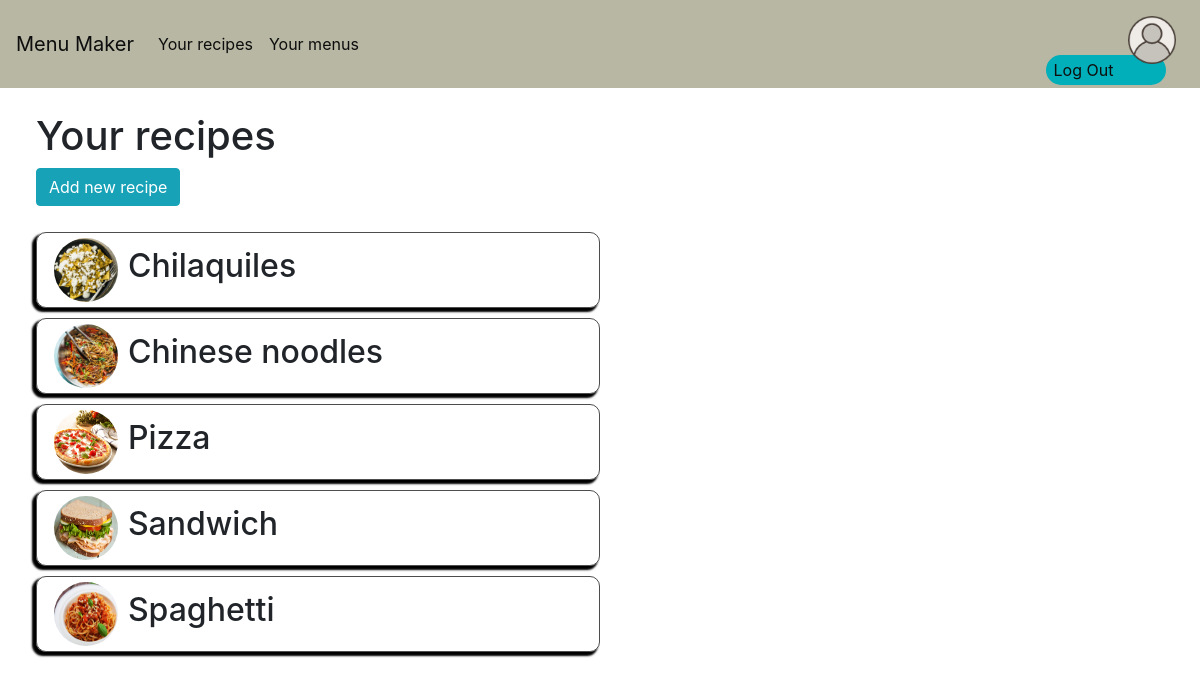
The page /recipes (signed in) on the database its author committed.
### app/models.py (models this page shows, shortened)
class Recipe(db.Model):
    id = db.Column(db.Integer, primary_key=True)
    name = db.Column(db.String(120), nullable=False)
    user_id = db.Column(db.Integer, db.ForeignKey('user.id'), nullable=False)
    ingredients = db.relationship('Ingredient', backref='recipe', lazy=True)
    picture = db.relationship('RecipePicture', backref='recipe')

class RecipePicture(db.Model):
    recipe_id = db.Column(db.Integer, db.ForeignKey('recipe.id'), primary_key=True)
    filename = db.Column(db.String(255))
    __tablename__ = 'recipe_picture'

### app/routes.py (the view)
@app.route('/recipes')
def show_recipes():
    if current_user.is_authenticated:
        user_id = current_user.get_id()
        recipes = db.session.query(Recipe.name).filter(Recipe.user_id==1).all()
        full_recipes = {}
        recipe_images = []
        for recipe, in recipes:
            full_recipes[recipe] = db.session.query(Ingredient.quantity, Ingredient.name).filter(Ingredient.recipe_id.in_(db.session.query(Recipe.id).filter(Recipe.name==recipe))).all()[0]
            recipe_images.append(db.session.query(RecipePicture.filename).filter(RecipePicture.recipe_id.in_(db.session.query(Recipe.id).filter(Recipe.name==recipe))).all()[0])
        return render_template('recipes.html', recipes=full_recipes, recipe_images = recipe_images)
    else:
        if 'recipes' not in session:
            session['recipes'] = []
        recipes = session['recipes']
        return render_template('recipes.html', recipes = recipes)

### app/models.py (called while the page is built)
@login.user_loader
def load_user(id):
    return User.query.get(int(id))

### app/templates/recipes.html (shortened to what this page needs)
{% extends "base.html" %}
{% block style %}
<link rel="stylesheet" href="{{ url_for('static', filename='css/recipes.css') }}">
{% endblock %}
{% block content %}
  <div class="recipe-title-wraper wraper">
    <h1 class="title">
      Your recipes
    </h1>
    <form action="/new_recipe">
      <button type="submit" class="btn btn-info">
        Add new recipe
      </button>
    </form>
  </div>
  {% if recipes and recipe_images %}
    <div id="recipes-list">
    {% for recipe, ingredients in recipes.items() %}
      <div class="recipe-wraper">
        <img class="recipe-image" src="{{url_for('static', filename = recipe_images[loop.index0][0])}}" alt="Placeholder">
        <p class="h2">
          {{ recipe }}
        </p>
      </div>
    {% endfor %}
    </div>
  {% endif %}
{% endblock %}

### app/static/css/base.css (style rules this page uses)
.wraper { display: inline-flex; width: 180px; flex-wrap: nowrap; flex-direction: row; justify-content: space-between; }

### app/static/css/recipes.css (style rules this page uses)
.recipe-wraper { display: flex; margin: 10px 0; padding-left: 3%; flex-wrap: wrap; flex-direction: row; justify-content: flex-start; align-items: center; border: rgba(0, 0, 0, 0.699) 1px solid; border-radius: 10px; box-shadow: -3px 3px 2px 1px black; }
.recipe-image { margin: 5px 10px 5px 0; width: 64px; height: 64px; border-radius: 50px; }
.recipe-title-wraper { position: relative; top: 3vh; left: 3vw; margin-bottom: 5vh; flex-wrap: wrap; width: 30vw; align-items: center; justify-content: space-between; }
#recipes-list { padding-left: 3vw; width: 100%; min-width: 180px; max-width: 600px; }

### rows shown on the page
Recipe: filename (picture), name "Chilaquiles"
Recipe: filename (picture), name "Chinese noodles"
Recipe: filename (picture), name "Pizza"
Recipe: filename (picture), name "Sandwich"
Recipe: filename (picture), name "Spaghetti"
